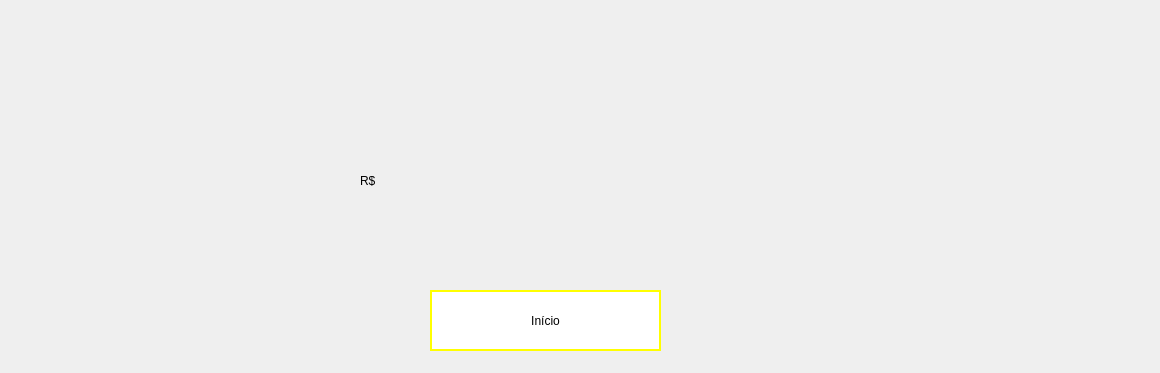
<?xml version="1.0" encoding="UTF-8"?>
<ui version="4.0">
 <class>MainWindow</class>
 <widget class="QMainWindow" name="MainWindow">
  <property name="geometry">
   <rect>
    <x>0</x>
    <y>0</y>
    <width>1160</width>
    <height>373</height>
   </rect>
  </property>
  <property name="minimumSize">
   <size>
    <width>1160</width>
    <height>373</height>
   </size>
  </property>
  <property name="maximumSize">
   <size>
    <width>1160</width>
    <height>373</height>
   </size>
  </property>
  <property name="windowTitle">
   <string>Show do Milhão Finances</string>
  </property>
  <property name="windowIcon">
   <iconset>
    <normaloff>imgs/icone.ico</normaloff>imgs/icone.ico</iconset>
  </property>
  <widget class="QWidget" name="centralwidget">
   <widget class="QLabel" name="label">
    <property name="geometry">
     <rect>
      <x>0</x>
      <y>-70</y>
      <width>1311</width>
      <height>511</height>
     </rect>
    </property>
    <property name="text">
     <string/>
    </property>
    <property name="pixmap">
     <pixmap>imgs/templante premiação final um milhão.png</pixmap>
    </property>
   </widget>
   <widget class="QPushButton" name="botaoInicio">
    <property name="geometry">
     <rect>
      <x>430</x>
      <y>290</y>
      <width>231</width>
      <height>61</height>
     </rect>
    </property>
    <property name="styleSheet">
     <string notr="true">QPushButton{
font: 87 16pt &quot;Arial Black&quot;;
background-color: white;
border: 2px solid yellow;
color: black;
}

QPushButton:hover {
border: 5px solid white;
background-color: yellow;
color: black
}

QPushButton:pressed{

}</string>
    </property>
    <property name="text">
     <string>Início</string>
    </property>
   </widget>
   <widget class="QLabel" name="premiacao">
    <property name="geometry">
     <rect>
      <x>360</x>
      <y>150</y>
      <width>381</width>
      <height>61</height>
     </rect>
    </property>
    <property name="styleSheet">
     <string notr="true">QLabel{
font: 87 32pt &quot;Arial Black&quot;;
}</string>
    </property>
    <property name="text">
     <string>R$</string>
    </property>
   </widget>
  </widget>
 </widget>
 <resources/>
 <connections/>
</ui>
